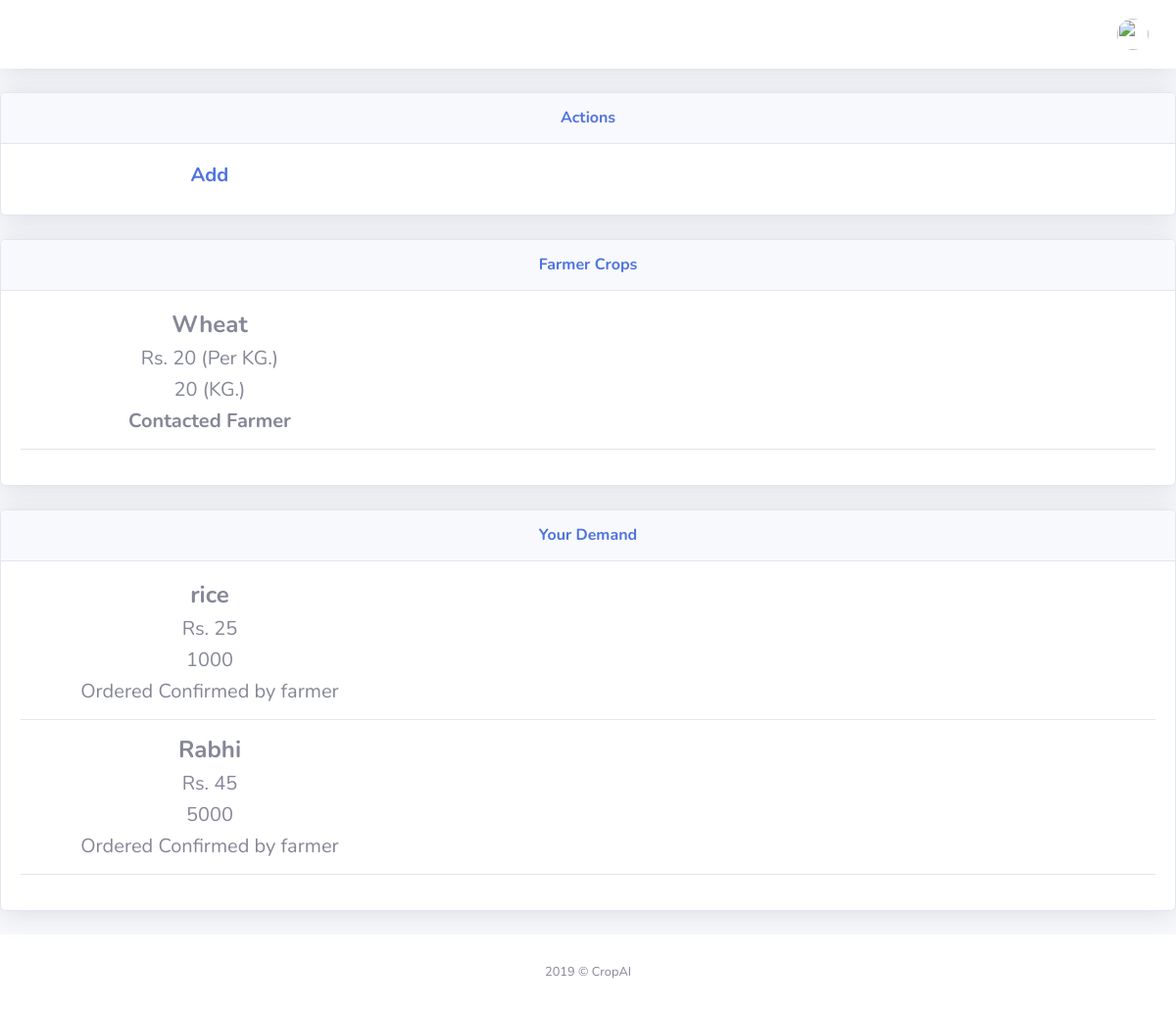
The page /company/ on the database its author committed.
### sell/models.py (models this page shows)
class farmer_crops(models.Model):
    farmer_name = models.CharField(max_length=90)
    crop_name = models.CharField(max_length=90)
    amount = models.IntegerField()
    quantity = models.IntegerField()
    bought = models.CharField(max_length=90)
    flag = models.IntegerField(default = 0)

class buyer_demand(models.Model):
    buyer_name = models.CharField(max_length=90)
    crop_name = models.CharField(max_length=90)
    amount = models.IntegerField()
    quantity = models.IntegerField()
    bought = models.CharField(max_length=90)
    flag = models.IntegerField(default = 0)

### company/views.py (the view)
# urls.py: path('', include('home.urls')),
def home(request):
    crops_d = farmer_crops.objects.all()
    buyer_d = buyer_demand.objects.all()
    buyer_d = buyer_d.filter(buyer_name__contains= request.user.username)
    content = {
        'crops': crops_d,
        'buy': buyer_d,
    }
    return render(request,'company/company.html', content)

### company/templates/company/company.html (shortened to what this page needs)
{% extends "home/base.html" %}
{% load static %}
    {% block content %}
    <div class="card shadow mb-4">
            <div class="card-header py-3">
                <h6 class="m-0 font-weight-bold text-primary" align="Center">Actions</h6>
            </div>
            <div class="card-body">
                <div class="col-lg-4 col-sm-6 col-xs-12">
                    <div class="white-box analytics-info">
                        <a href="{% url 'company-add' %}"><h5 class="box-title" align="Center"><b>Add</b></h5></a>
                    </div>
                </div>
            </div>
    </div>
    <div class="card shadow mb-4">
            <div class="card-header py-3">
                <h6 class="m-0 font-weight-bold text-primary" align="Center">Farmer Crops</h6>
            </div>
            <div class="card-body">
                {% for crops_d in crops %}
                    {% if crops_d.flag == 0 %}
                    <div class="col-lg-4 col-sm-6 col-xs-12">
                        <div class="white-box analytics-info">
                            <h4 class="box-title" align="Center"><b>{{ crops_d.crop_name }}</b></h4>
                            <h5 class="box-title" align="Center">Rs. {{ crops_d.amount }} (Per KG.)</h5>
                            <h5 class="box-title" align="Center">{{ crops_d.quantity }}  (KG.)</h5>
                            <form action="{% url 'company_add_confirm_attach' %}" method="POST">
                                {% csrf_token %}
                                <input type="text" name="id" value="{{ crops_d.id }}" hidden>
                                <input type="submit" value="Contact" style="padding-top:10px; " class="btn btn-success btn-block">
                            </form>
                        </div>
                    </div>
                    {% else %}
                    <div class="col-lg-4 col-sm-6 col-xs-12">
                            <div class="white-box analytics-info">
                                <h4 class="box-title" align="Center"><b>{{ crops_d.crop_name }}</b></h4>
                                <h5 class="box-title" align="Center">Rs. {{ crops_d.amount }} (Per KG.)</h5>
                                <h5 class="box-title" align="Center">{{ crops_d.quantity }}  (KG.)</h5>
                                <h5 class="box-title" align="Center"><b>Contacted Farmer</b></h5>
                            </div>
                        </div>
                    {% endif %}
                <hr>
                {% endfor %}
            </div>
    </div>
    <div class="card shadow mb-4">
            <div class="card-header py-3">
                <h6 class="m-0 font-weight-bold text-primary" align="Center">Your Demand</h6>
            </div>
            <div class="card-body">
                {% for buy_d in buy %}
                    {% if buy_d.flag == 0 %}
                        <div class="col-lg-4 col-sm-6 col-xs-12">
                            <div class="white-box analytics-info">
                                <h4 class="box-title" align="Center"><b>{{ buy_d.crop_name }}</b></h4>
                                <h5 class="box-title" align="Center">Rs. {{ buy_d.amount }}</h5>
                                <h5 class="box-title" align="Center">{{ buy_d.quantity }}</h5>
                            </div>
                        </div>
                    {% else %}
                        <div class="col-lg-4 col-sm-6 col-xs-12">
                            <div class="white-box analytics-info">
                                <h4 class="box-title" align="Center"><b>{{ buy_d.crop_name }}</b></h4>
                                <h5 class="box-title" align="Center">Rs. {{ buy_d.amount }}</h5>
                                <h5 class="box-title" align="Center">{{ buy_d.quantity }}</h5>
                                <h5 class="box-title" align="Center">Ordered Confirmed by farmer</h5>
                            </div>
                        </div>
                    {% endif %}
                <hr>
                {% endfor %}
            </div>
    </div>
    {% endblock %}

### home/templates/home/base.html (style rules this page uses)
body { top:0px!important; }

### rows shown on the page
farmer_crops: crop_name "Wheat", amount "20", quantity "20"
buyer_demand: crop_name "rice", amount "25", quantity "1000"
buyer_demand: crop_name "Rabhi", amount "45", quantity "5000"
